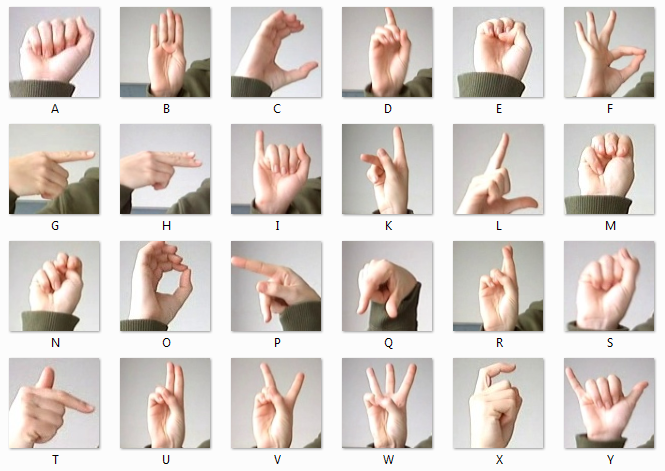
#> input picture dataset/amer_sign2.png, 665 x 471 px
$ python -i hand_tracker_nms.py   (imports and definitions only)
#> lines starting #> are read from the running program, lines starting #| are printed output that depends on the picture; after the words box and inside, x2 and y2 are one past the last pixel; in counts of white or black regions, pixels touching at a corner belong together
import cv2
import numpy as np

class HandTrackerNMS:
    """
    Clase para detectar y rastrear manos usando OpenCV
    """
    def __init__(self, palm_model_path=None, joint_model_path=None, anchors_path=None,
                 box_shift=0.2, box_enlarge=1.3):
        """
        Inicializa el detector de manos usando OpenCV
        Los parámetros de modelo se mantienen por compatibilidad pero no se usan
        """
        # Inicializar detector de piel
        self.box_shift = box_shift
        self.box_enlarge = box_enlarge

        # Parámetros para detección de piel
        self.lower_skin = np.array([0, 20, 70], dtype=np.uint8)
        self.upper_skin = np.array([20, 255, 255], dtype=np.uint8)

    def _detect_hand(self, img):
        """
        Detecta la mano usando segmentación de color de piel
        """
        # Convertir a HSV
        hsv = cv2.cvtColor(img, cv2.COLOR_RGB2HSV)
#> hsv: shape (471, 665, 3); mean H, S, V 25, 22.4, 216.7

        # Crear máscara para detectar piel
        mask = cv2.inRange(hsv, self.lower_skin, self.upper_skin)
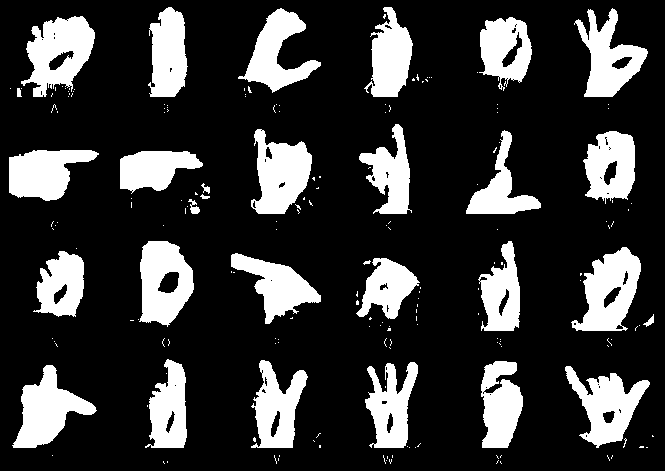
#> mask: shape (471, 665); 21.4% white; 192 white regions (162 under 20 px), largest, box (x1, y1, x2, y2) and area: (21, 16, 95, 97) 3511, (571, 247, 641, 331) 3407, (251, 129, 312, 214) 3296

        # Aplicar operaciones morfológicas
        kernel = np.ones((5,5), np.uint8)
        mask = cv2.erode(mask, kernel, iterations=2)
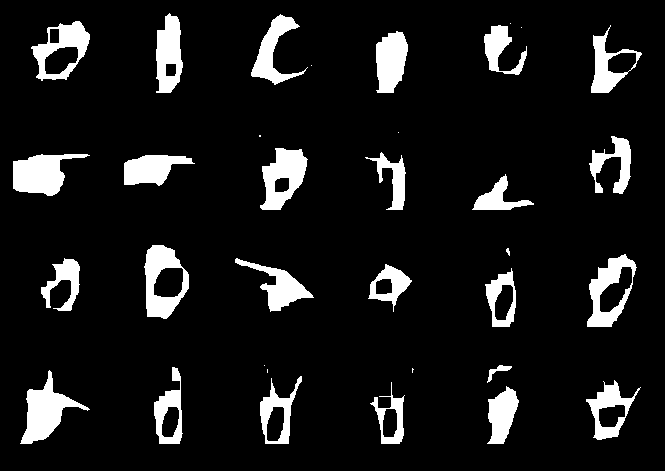
#> mask: shape (471, 665); 9.7% white; 34 white regions (8 under 20 px), largest, box (x1, y1, x2, y2) and area: (20, 370, 90, 444) 1944, (13, 154, 90, 196) 1867, (144, 245, 189, 319) 1761
        mask = cv2.dilate(mask, kernel, iterations=2)
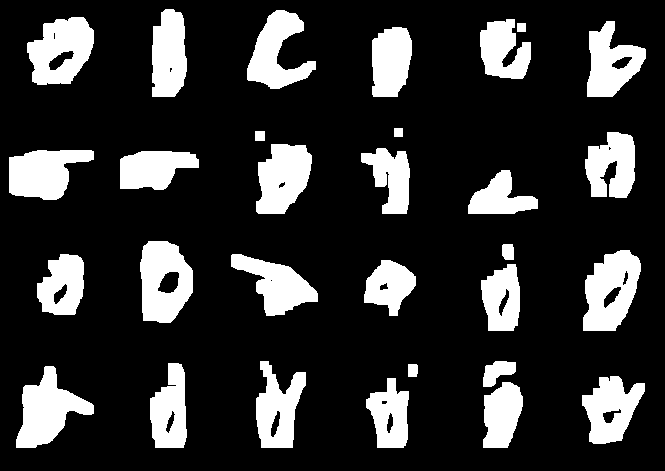
#> mask: shape (471, 665); 19.3% white; 30 white regions
        mask = cv2.GaussianBlur(mask, (5,5), 0)
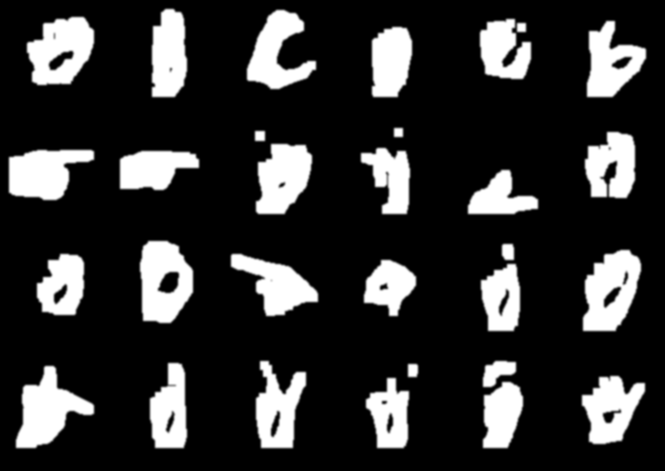
#> mask: shape (471, 665); min 0, max 255, mean 49.3

        # Encontrar contornos
        contours, _ = cv2.findContours(mask, cv2.RETR_EXTERNAL, cv2.CHAIN_APPROX_SIMPLE)
#> contours = 27 contours; largest, box (x1, y1, x2, y2) and area: (138, 239, 195, 325) 3936, (581, 248, 643, 333) 3875, (25, 15, 96, 87) 3804, (14, 364, 96, 450) 3756, (245, 8, 318, 91) 3396

        if not contours:
            return None, None

        # Obtener el contorno más grande (asumiendo que es la mano)
        max_contour = max(contours, key=cv2.contourArea)
#> max_contour = contour of 63 points, box (x1, y1, x2, y2) (138, 239, 195, 325), area 3936

        if cv2.contourArea(max_contour) < 1000:  # Filtrar contornos pequeños
            return None, None

        # Obtener puntos clave del contorno
        hull = cv2.convexHull(max_contour)
#> hull = contour of 17 points, box (x1, y1, x2, y2) (138, 239, 195, 325), area 4060

        # Obtener bounding box
        x, y, w, h = cv2.boundingRect(hull)
#> x = 138; y = 239; w = 57; h = 86

        # Ajustar bounding box con box_enlarge
        center_x = x + w/2
#> center_x = 166.5
        center_y = y + h/2
#> center_y = 282
        new_w = w * self.box_enlarge
#> new_w = 74.1
        new_h = h * self.box_enlarge
#> new_h = 111.8

        x = int(max(0, center_x - new_w/2))
#> x = 129
        y = int(max(0, center_y - new_h/2))
#> y = 226
        w = int(min(img.shape[1] - x, new_w))
#> w = 74
        h = int(min(img.shape[0] - y, new_h))
#> h = 111

        # Generar puntos clave
        points = []
        num_points = 21  # Mismo número que MediaPipe para compatibilidad

        for i in range(num_points):
            angle = 2 * np.pi * i / num_points
            radius = min(w, h) / 4
            px = int(center_x + radius * np.cos(angle))
            py = int(center_y + radius * np.sin(angle))
            points.append((px, py))
#> this loop made 21 passes
#> (px, py) on passes 1 to 12: (185, 282), (184, 287), (181, 292), (178, 296), (173, 299), (167, 300), (162, 300), (157, 298), (152, 294), (149, 290), (148, 284), (148, 279)
#> after the loop, points = [(185, 282), (184, 287), (181, 292), (178, 296), (173, 299), (167, 300), (162, 300), (157, 298), (152, 294), (149, 290), (148, 284), (148, 279), (149, 273), (152, 269), (157, 265), (162, 263), (167, 263), (173, 264), (178, 267), (181, 271), (184, 276)]

        # Generar joints (coordenadas x,y concatenadas)
        joints = np.array([coord for point in points for coord in point])
#> joints = 42 values, max 300 at index 11, min 148 at index 20, mean 223.8

        # Convertir bounding box a formato relativo
        h_img, w_img, _ = img.shape
#> h_img = 471; w_img = 665
        boxes = np.array([[y/h_img, x/w_img, (y+h)/h_img, (x+w)/w_img]])
#> boxes = [[0.48, 0.194, 0.715, 0.305]]

        return points, boxes, joints

    def __call__(self, img):
        """
        Procesa una imagen y retorna los puntos de landmarks, cajas y articulaciones

        Args:
            img (np.ndarray): Imagen RGB

        Returns:
            tuple: (points, boxes, joints) o (None, None, None) si no se detecta mano
        """
        try:
            return self._detect_hand(img)
        except Exception as e:
            print(f"Error en el procesamiento de la imagen: {e}")
            return None, None, None

>>> import cv2
>>> picture = cv2.cvtColor(cv2.imread('../dataset/amer_sign2.png'), cv2.COLOR_BGR2RGB)
>>> result = HandTrackerNMS()(picture)
